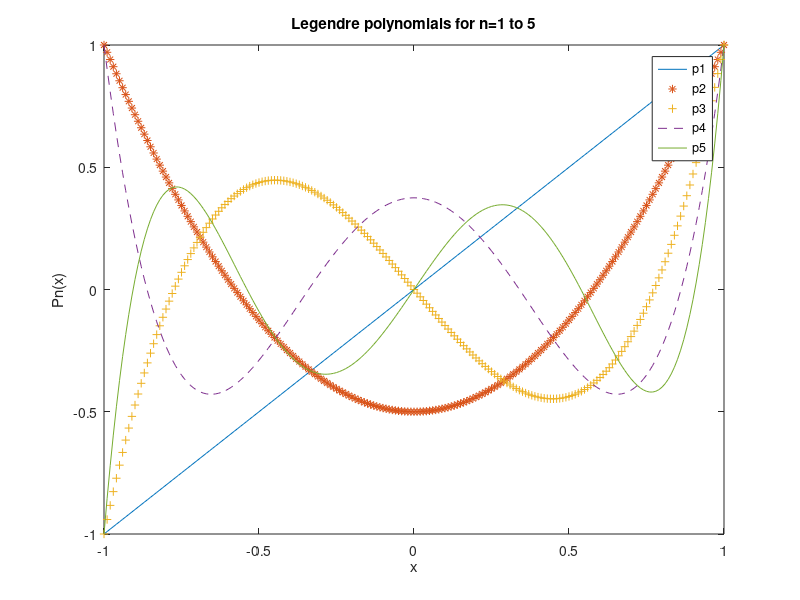

MATLAB code to generate this figure:
% P6_25.M Plot Legendre polynomials
%  P1-P5 over [-1,1]
x=-1:0.01:1;
p1=x;
p2=1/2*(3*x.^2-1);
p3=1/2*(5*x.^3-3*x);
p4=1/8*(35*x.^4-30*x.^2+3);
p5=1/8*(63*x.^5-70*x.^3+15*x);
plot(x,p1,'-',x,p2,'*',x,p3,'+',x,p4,'--',x,p5)
legend('p1','p2','p3','p4','p5')
title('Legendre polynomials for n=1 to 5')
ylabel('Pn(x)')
xlabel('x')
